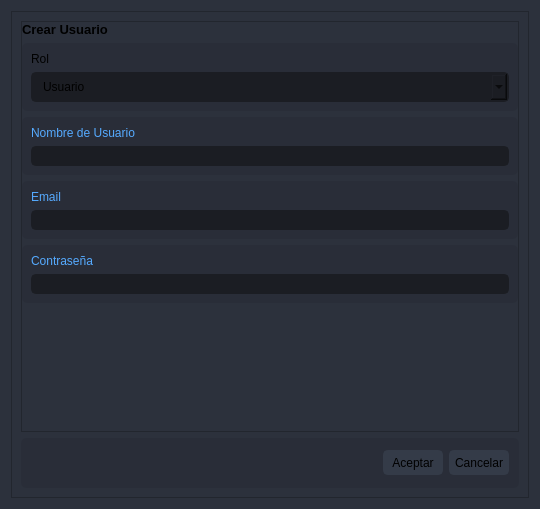
<?xml version="1.0" encoding="UTF-8"?>
<ui version="4.0">
 <class>Dialog</class>
 <widget class="QDialog" name="Dialog">
  <property name="geometry">
   <rect>
    <x>0</x>
    <y>0</y>
    <width>540</width>
    <height>509</height>
   </rect>
  </property>
  <property name="windowTitle">
   <string>Dialog</string>
  </property>
  <property name="styleSheet">
   <string notr="true">background-color: rgb(44, 49, 60);</string>
  </property>
  <layout class="QVBoxLayout" name="verticalLayout">
   <item>
    <widget class="QFrame" name="bg">
     <property name="styleSheet">
      <string notr="true">/* LINE EDIT */
background-color: rgb(44, 49, 60);
color: rgb(85, 170, 255);
QLineEdit {
	background-color: rgb(27, 29, 35);
	border-radius: 5px;
	border: 2px solid rgb(27, 29, 35);
	padding-left: 10px;
}
QLineEdit:hover {
	border: 2px solid rgb(64, 71, 88);
}
QLineEdit:focus {
	border: 2px solid rgb(91, 101, 124);
}

/* SCROLL BARS */
QScrollBar:horizontal {
    border: none;
    background: rgb(52, 59, 72);
    height: 14px;
    margin: 0px 21px 0 21px;
	border-radius: 0px;
}
QScrollBar::handle:horizontal {
    background: rgb(85, 170, 255);
    min-width: 25px;
	border-radius: 7px
}
QScrollBar::add-line:horizontal {
    border: none;
    background: rgb(55, 63, 77);
    width: 20px;
	border-top-right-radius: 7px;
    border-bottom-right-radius: 7px;
    subcontrol-position: right;
    subcontrol-origin: margin;
}
QScrollBar::sub-line:horizontal {
    border: none;
    background: rgb(55, 63, 77);
    width: 20px;
	border-top-left-radius: 7px;
    border-bottom-left-radius: 7px;
    subcontrol-position: left;
    subcontrol-origin: margin;
}
QScrollBar::up-arrow:horizontal, QScrollBar::down-arrow:horizontal
{
     background: none;
}
QScrollBar::add-page:horizontal, QScrollBar::sub-page:horizontal
{
     background: none;
}
 QScrollBar:vertical {
	border: none;
    background: rgb(52, 59, 72);
    width: 14px;
    margin: 21px 0 21px 0;
	border-radius: 0px;
 }
 QScrollBar::handle:vertical {	
	background: rgb(85, 170, 255);
    min-height: 25px;
	border-radius: 7px
 }
 QScrollBar::add-line:vertical {
     border: none;
    background: rgb(55, 63, 77);
     height: 20px;
	border-bottom-left-radius: 7px;
    border-bottom-right-radius: 7px;
     subcontrol-position: bottom;
     subcontrol-origin: margin;
 }
 QScrollBar::sub-line:vertical {
	border: none;
    background: rgb(55, 63, 77);
     height: 20px;
	border-top-left-radius: 7px;
    border-top-right-radius: 7px;
     subcontrol-position: top;
     subcontrol-origin: margin;
 }
 QScrollBar::up-arrow:vertical, QScrollBar::down-arrow:vertical {
     background: none;
 }

 QScrollBar::add-page:vertical, QScrollBar::sub-page:vertical {
     background: none;
 }

/* CHECKBOX */
QCheckBox::indicator {
    border: 3px solid rgb(52, 59, 72);
	width: 15px;
	height: 15px;
	border-radius: 10px;
    background: rgb(44, 49, 60);
}
QCheckBox::indicator:hover {
    border: 3px solid rgb(58, 66, 81);
}
QCheckBox::indicator:checked {
    background: 3px solid rgb(52, 59, 72);
	border: 3px solid rgb(52, 59, 72);	
	background-image: url(:/16x16/icons/16x16/cil-check-alt.png);
}

/* RADIO BUTTON */
QRadioButton::indicator {
    border: 3px solid rgb(52, 59, 72);
	width: 15px;
	height: 15px;
	border-radius: 10px;
    background: rgb(44, 49, 60);
}
QRadioButton::indicator:hover {
    border: 3px solid rgb(58, 66, 81);
}
QRadioButton::indicator:checked {
    background: 3px solid rgb(94, 106, 130);
	border: 3px solid rgb(52, 59, 72);	
}

/* COMBOBOX */
QComboBox{
	background-color: rgb(27, 29, 35);
	border-radius: 5px;
	border: 2px solid rgb(27, 29, 35);
	padding: 5px;
	padding-left: 10px;
}
QComboBox:hover{
	border: 2px solid rgb(64, 71, 88);
}
QComboBox::drop-down {
	subcontrol-origin: padding;
	subcontrol-position: top right;
	width: 25px; 
	border-left-width: 3px;
	border-left-color: rgba(39, 44, 54, 150);
	border-left-style: solid;
	border-top-right-radius: 3px;
	border-bottom-right-radius: 3px;	
	background-image: url(:/16x16/icons/16x16/cil-arrow-bottom.png);
	background-position: center;
	background-repeat: no-reperat;
 }
QComboBox QAbstractItemView {
	color: rgb(85, 170, 255);	
	background-color: rgb(27, 29, 35);
	padding: 10px;
	selection-background-color: rgb(39, 44, 54);
}

/* SLIDERS */
QSlider::groove:horizontal {
    border-radius: 9px;
    height: 18px;
	margin: 0px;
	background-color: rgb(52, 59, 72);
}
QSlider::groove:horizontal:hover {
	background-color: rgb(55, 62, 76);
}
QSlider::handle:horizontal {
    background-color: rgb(85, 170, 255);
    border: none;
    height: 18px;
    width: 18px;
    margin: 0px;
	border-radius: 9px;
}
QSlider::handle:horizontal:hover {
    background-color: rgb(105, 180, 255);
}
QSlider::handle:horizontal:pressed {
    background-color: rgb(65, 130, 195);
}

QSlider::groove:vertical {
    border-radius: 9px;
    width: 18px;
    margin: 0px;
	background-color: rgb(52, 59, 72);
}
QSlider::groove:vertical:hover {
	background-color: rgb(55, 62, 76);
}
QSlider::handle:vertical {
    background-color: rgb(85, 170, 255);
	border: none;
    height: 18px;
    width: 18px;
    margin: 0px;
	border-radius: 9px;
}
QSlider::handle:vertical:hover {
    background-color: rgb(105, 180, 255);
}
QSlider::handle:vertical:pressed {
    background-color: rgb(65, 130, 195);
}

</string>
     </property>
     <property name="frameShape">
      <enum>QFrame::StyledPanel</enum>
     </property>
     <property name="frameShadow">
      <enum>QFrame::Raised</enum>
     </property>
     <layout class="QVBoxLayout" name="verticalLayout_2" stretch="5,1">
      <item>
       <widget class="QFrame" name="contentFrame">
        <property name="styleSheet">
         <string notr="true"/>
        </property>
        <property name="frameShape">
         <enum>QFrame::StyledPanel</enum>
        </property>
        <property name="frameShadow">
         <enum>QFrame::Raised</enum>
        </property>
        <layout class="QVBoxLayout" name="verticalLayout_6">
         <property name="spacing">
          <number>6</number>
         </property>
         <property name="leftMargin">
          <number>0</number>
         </property>
         <property name="topMargin">
          <number>0</number>
         </property>
         <property name="rightMargin">
          <number>0</number>
         </property>
         <property name="bottomMargin">
          <number>0</number>
         </property>
         <item>
          <widget class="QLabel" name="label_4">
           <property name="font">
            <font>
             <pointsize>10</pointsize>
             <weight>75</weight>
             <bold>true</bold>
            </font>
           </property>
           <property name="text">
            <string>Crear Usuario</string>
           </property>
          </widget>
         </item>
         <item>
          <widget class="QFrame" name="frame_3">
           <property name="styleSheet">
            <string notr="true">background-color: rgb(41, 45, 56);
border-radius: 5px;
</string>
           </property>
           <property name="frameShape">
            <enum>QFrame::StyledPanel</enum>
           </property>
           <property name="frameShadow">
            <enum>QFrame::Raised</enum>
           </property>
           <layout class="QVBoxLayout" name="verticalLayout_5">
            <item>
             <widget class="QLabel" name="label_3">
              <property name="text">
               <string>Rol</string>
              </property>
             </widget>
            </item>
            <item>
             <widget class="QComboBox" name="comboBox">
              <property name="styleSheet">
               <string notr="true">QComboBox{
	background-color: rgb(27, 29, 35);
	border-radius: 5px;
	border: 2px solid rgb(27, 29, 35);
	padding: 5px;
	padding-left: 10px;
}
QComboBox:hover{
	border: 2px solid rgb(64, 71, 88);
}
QComboBox QAbstractItemView {
	color: rgb(85, 170, 255);	
	background-color: rgb(27, 29, 35);
	padding: 10px;
	selection-background-color: rgb(39, 44, 54);
}</string>
              </property>
              <property name="currentIndex">
               <number>0</number>
              </property>
              <item>
               <property name="text">
                <string>Usuario</string>
               </property>
              </item>
              <item>
               <property name="text">
                <string>Operador</string>
               </property>
              </item>
             </widget>
            </item>
           </layout>
          </widget>
         </item>
         <item>
          <widget class="QFrame" name="frame">
           <property name="styleSheet">
            <string notr="true">background-color: rgb(41, 45, 56);
border-radius: 5px;
</string>
           </property>
           <property name="frameShape">
            <enum>QFrame::StyledPanel</enum>
           </property>
           <property name="frameShadow">
            <enum>QFrame::Raised</enum>
           </property>
           <layout class="QVBoxLayout" name="verticalLayout_3">
            <item>
             <widget class="QLabel" name="label">
              <property name="maximumSize">
               <size>
                <width>16777215</width>
                <height>25</height>
               </size>
              </property>
              <property name="styleSheet">
               <string notr="true">color: rgb(85, 170, 255);</string>
              </property>
              <property name="text">
               <string>Nombre de Usuario</string>
              </property>
             </widget>
            </item>
            <item>
             <widget class="QLineEdit" name="usernameLineEdit">
              <property name="styleSheet">
               <string notr="true">QLineEdit {
	background-color: rgb(27, 29, 35);
	border-radius: 5px;
	border: 2px solid rgb(27, 29, 35);
	padding-left: 10px;
}
QLineEdit:hover {
	border: 2px solid rgb(64, 71, 88);
}
QLineEdit:focus {
	border: 2px solid rgb(91, 101, 124);
}</string>
              </property>
             </widget>
            </item>
           </layout>
          </widget>
         </item>
         <item>
          <widget class="QFrame" name="frame_2">
           <property name="styleSheet">
            <string notr="true">background-color: rgb(41, 45, 56);
border-radius: 5px;
</string>
           </property>
           <property name="frameShape">
            <enum>QFrame::StyledPanel</enum>
           </property>
           <property name="frameShadow">
            <enum>QFrame::Raised</enum>
           </property>
           <layout class="QVBoxLayout" name="verticalLayout_4">
            <item>
             <widget class="QLabel" name="label_2">
              <property name="maximumSize">
               <size>
                <width>16777215</width>
                <height>25</height>
               </size>
              </property>
              <property name="styleSheet">
               <string notr="true">color: rgb(85, 170, 255);</string>
              </property>
              <property name="text">
               <string>Email</string>
              </property>
             </widget>
            </item>
            <item>
             <widget class="QLineEdit" name="emailLineEdit">
              <property name="styleSheet">
               <string notr="true">QLineEdit {
	background-color: rgb(27, 29, 35);
	border-radius: 5px;
	border: 2px solid rgb(27, 29, 35);
	padding-left: 10px;
}
QLineEdit:hover {
	border: 2px solid rgb(64, 71, 88);
}
QLineEdit:focus {
	border: 2px solid rgb(91, 101, 124);
}</string>
              </property>
             </widget>
            </item>
           </layout>
          </widget>
         </item>
         <item>
          <widget class="QFrame" name="frame_4">
           <property name="styleSheet">
            <string notr="true">background-color: rgb(41, 45, 56);
border-radius: 5px;
</string>
           </property>
           <property name="frameShape">
            <enum>QFrame::StyledPanel</enum>
           </property>
           <property name="frameShadow">
            <enum>QFrame::Raised</enum>
           </property>
           <layout class="QVBoxLayout" name="verticalLayout_7">
            <item>
             <widget class="QLabel" name="label_5">
              <property name="maximumSize">
               <size>
                <width>16777215</width>
                <height>25</height>
               </size>
              </property>
              <property name="styleSheet">
               <string notr="true">color: rgb(85, 170, 255);</string>
              </property>
              <property name="text">
               <string>Contraseña</string>
              </property>
             </widget>
            </item>
            <item>
             <widget class="QLineEdit" name="passwordLineEdit">
              <property name="styleSheet">
               <string notr="true">QLineEdit {
	background-color: rgb(27, 29, 35);
	border-radius: 5px;
	border: 2px solid rgb(27, 29, 35);
	padding-left: 10px;
}
QLineEdit:hover {
	border: 2px solid rgb(64, 71, 88);
}
QLineEdit:focus {
	border: 2px solid rgb(91, 101, 124);
}</string>
              </property>
             </widget>
            </item>
           </layout>
          </widget>
         </item>
         <item>
          <spacer name="verticalSpacer">
           <property name="orientation">
            <enum>Qt::Vertical</enum>
           </property>
           <property name="sizeHint" stdset="0">
            <size>
             <width>20</width>
             <height>31</height>
            </size>
           </property>
          </spacer>
         </item>
        </layout>
       </widget>
      </item>
      <item>
       <widget class="QFrame" name="btnsFrame">
        <property name="minimumSize">
         <size>
          <width>0</width>
          <height>50</height>
         </size>
        </property>
        <property name="maximumSize">
         <size>
          <width>16777215</width>
          <height>50</height>
         </size>
        </property>
        <property name="styleSheet">
         <string notr="true">background-color: rgb(41, 45, 56);
border-radius: 5px;
</string>
        </property>
        <property name="frameShape">
         <enum>QFrame::StyledPanel</enum>
        </property>
        <property name="frameShadow">
         <enum>QFrame::Raised</enum>
        </property>
        <layout class="QHBoxLayout" name="horizontalLayout">
         <property name="leftMargin">
          <number>0</number>
         </property>
         <property name="topMargin">
          <number>0</number>
         </property>
         <property name="rightMargin">
          <number>10</number>
         </property>
         <property name="bottomMargin">
          <number>0</number>
         </property>
         <item>
          <spacer name="horizontalSpacer">
           <property name="orientation">
            <enum>Qt::Horizontal</enum>
           </property>
           <property name="sizeHint" stdset="0">
            <size>
             <width>108</width>
             <height>20</height>
            </size>
           </property>
          </spacer>
         </item>
         <item>
          <widget class="QPushButton" name="acceptBtn">
           <property name="minimumSize">
            <size>
             <width>60</width>
             <height>25</height>
            </size>
           </property>
           <property name="styleSheet">
            <string notr="true">QPushButton {
	border: 2px solid rgb(52, 59, 72);
	border-radius: 5px;	
	background-color: rgb(52, 59, 72);
}
QPushButton:hover {
	background-color: rgb(57, 65, 80);
	border: 2px solid rgb(61, 70, 86);
}
QPushButton:pressed {	
	background-color: rgb(35, 40, 49);
	border: 2px solid rgb(43, 50, 61);
}</string>
           </property>
           <property name="text">
            <string>Aceptar</string>
           </property>
          </widget>
         </item>
         <item>
          <widget class="QPushButton" name="cancelBtn">
           <property name="minimumSize">
            <size>
             <width>60</width>
             <height>25</height>
            </size>
           </property>
           <property name="styleSheet">
            <string notr="true">QPushButton {
	border: 2px solid rgb(52, 59, 72);
	border-radius: 5px;	
	background-color: rgb(52, 59, 72);
}
QPushButton:hover {
	background-color: rgb(57, 65, 80);
	border: 2px solid rgb(61, 70, 86);
}
QPushButton:pressed {	
	background-color: rgb(35, 40, 49);
	border: 2px solid rgb(43, 50, 61);
}</string>
           </property>
           <property name="text">
            <string>Cancelar</string>
           </property>
          </widget>
         </item>
        </layout>
       </widget>
      </item>
     </layout>
    </widget>
   </item>
  </layout>
 </widget>
 <resources/>
 <connections/>
</ui>
